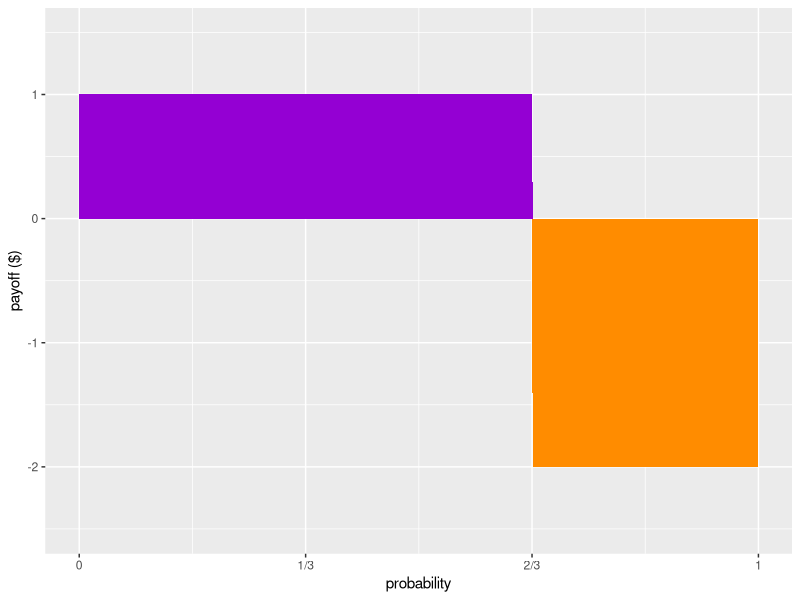
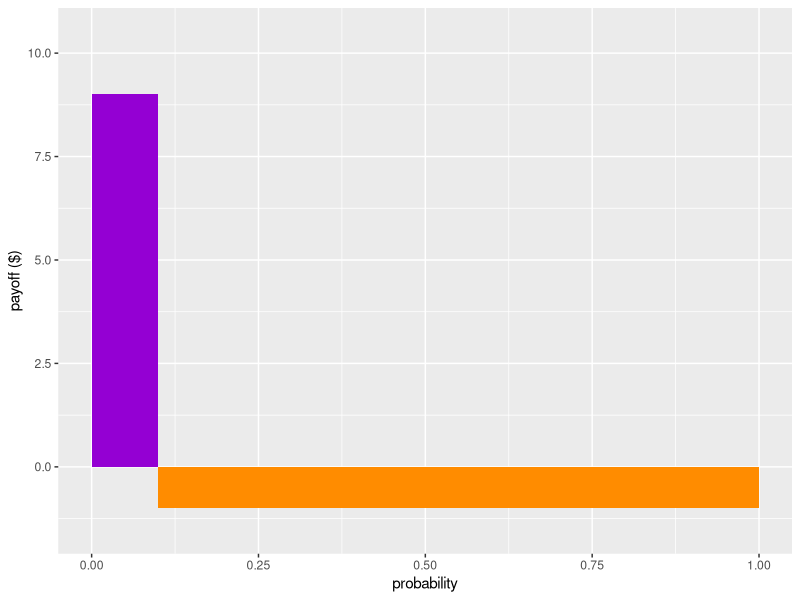

Write R code to recreate these figures, in order.
## ---- chunk 1
library(ggplot2)
library(dplyr)
f <- function(x) case_when(x <= 2/3 ~ 1, x <= 1 ~ 0)
g <- function(x) case_when(x <= 2/3 ~ 0, x <= 1 ~ -2)
ggplot() +
  stat_function(fun = f, geom = "area", n = 1000, fill = "darkviolet") +
  stat_function(fun = g, geom = "area", n = 1000, fill = "darkorange") +
  scale_y_continuous("payoff ($)", breaks = seq(-2, 1, 1), limits = c(-2.5, 1.5)) +
  scale_x_continuous("probability", labels = c("0" = "0", "1/3" = "1/3", "2/3" = "2/3", "1" = "1"), breaks = seq(0, 1, 1/3))
## ---- chunk 2
f <- function(x) case_when(x <= 1/10 ~ 9, x <= 1 ~ 0)
g <- function(x) case_when(x <= 1/10 ~ 0, x <= 1 ~ -1)
ggplot() +
  stat_function(fun = f, geom = "area", n = 1000, fill = "darkviolet") +
  stat_function(fun = g, geom = "area", n = 1000, fill = "darkorange") +
  scale_y_continuous("payoff ($)", limits = c(-1.5, 10.5)) +
  scale_x_continuous("probability")
## ---- chunk 3
df <- data.frame(
    Horse = c("Gumption", "Gallifray", "Tungsten", "Shadow", " "," TOTALS"),
    Odds= c("1:1", "3:1", "4:1", "9:1", " ", " "),
    Implied.Prob = c(0.5,0.25,0.2,0.1, " ", "1.05"),
    Bet = c("$100", "$50", "$40", "$20", " ", "$210 "),
    Payout = c("$100", "$150", "$160", "$180", " ", "$200")
)
knitr::kable(df, align = "c")
## ---- chunk 4
df <- data.frame(
  O = c("Used Cream (C) ", " Didn't Use (nC) ", " Total"),  
  R = c(223, 107, 330),
  nR = c(75,21,96),
  Tot = c(298,128,426)
)
colnames(df) <- c("", "Rash Gets Better (R)", "Rash Continues (nR)", "Total")
knitr::kable(df, align = "c")
## ---- chunk 5
df <- data.frame(
  Face = c("Heads", "Tails"),  
  Odds = c("1:3", "4:1"),
  Implied.Prob = c("X", "Y"),
  Bet = c("$12", "$5"),
  Payout = c("Z", "W")
)
knitr::kable(df, align = "c")
## ---- chunk 6
df <- data.frame(
  Face = c("Heads", "Tails", "Edge"),  
  Odds = c("X", "Y", "V"),
  Implied.Prob = c(0.4,0.4,0.2),
  Bet = c("$12", "$5", "$10"),
  Payout = c("Z", "W", "U")
)
knitr::kable(df, align = "c")
